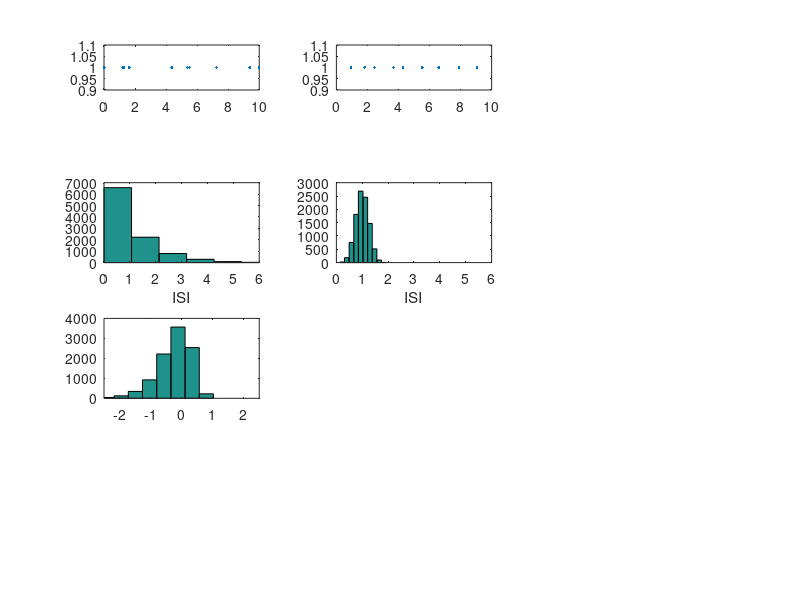

Here is the MATLAB script that generated this plot: (Note: this script raises an error after producing the figure.)
savefolder = '/Users/dlevenstein/Project Repos/NeuronalHeterogeneity/Modeling/Figures';


rate = 1;
poissISIs = exprnd(rate,10000,1);
gaussISIs = 0.25*randn(10000,1)+rate;
gaussISIs(gaussISIs <= 0) = [];

CV2_poiss = 2.*abs(poissISIs(2:end)-poissISIs(1:end-1))./(poissISIs(2:end)+poissISIs(1:end-1));
CV2_gausss = 2.*abs(gaussISIs(2:end)-gaussISIs(1:end-1))./(gaussISIs(2:end)+gaussISIs(1:end-1));


gaussSpiketimes = cumsum(gaussISIs);
poissSpiketimes = cumsum(poissISIs);

%%
    CV2bins = linspace(0,2,50);
    %CV2hist{ee} = hist(CV2,CV2bins);
    
    ISIbins = linspace(-3.5,1.5,50);
    %ISIhist_ex{ee} = hist(log10(ISIs_ex{ee}),CV2bins);
    
    JointHist_poiss = hist3([log10(poissISIs(2:end)),CV2_poiss],{ISIbins,CV2bins});
	JointHist_gauss = hist3([log10(gaussISIs(2:end)),CV2_gausss],{ISIbins,CV2bins});

%%
figure

subplot(6,3,1)
plot(poissSpiketimes,ones(size(poissSpiketimes)),'.')
xlim([0 10])

subplot(6,3,2)
plot(gaussSpiketimes,ones(size(gaussSpiketimes)),'.')
xlim([0 10])


subplot(4,3,4)
hist((poissISIs))
%LogScale('x',10)
xlim([0 6])
xlabel('ISI')

subplot(4,3,5)
hist((gaussISIs))
xlim([0 6])
%LogScale('x',10)
xlabel('ISI')

subplot(4,3,7)
hist(log10(poissISIs))
xlim([-2.5 2.5])
LogScale('x',10)
xlabel('ISI')

subplot(4,3,8)
hist(log10(gaussISIs))
xlim([-2.5 2.5])
LogScale('x',10)
xlabel('ISI')


subplot(4,3,10)
hist(CV2_poiss)
xlabel('CV2')

subplot(4,3,11)
hist(CV2_gausss)
xlabel('CV2')

subplot(4,3,6)
    imagesc(ISIbins,CV2bins,JointHist_poiss')
    axis xy
    %axis tight
    %xlim([-3 1.5]);ylim([0 2])
    box off
    LogScale('x',10,'exp',true)
    xlabel('ISI');ylabel('CV2')
    

subplot(4,3,12)
    imagesc(ISIbins,CV2bins,JointHist_gauss')
    axis xy
    %axis tight
    %xlim([-3 1.5]);ylim([0 2])
    box off
    LogScale('x',10,'exp',true)
    xlabel('ISI');ylabel('CV2')

NiceSave('ISICV2',savefolder,'poisspop')
